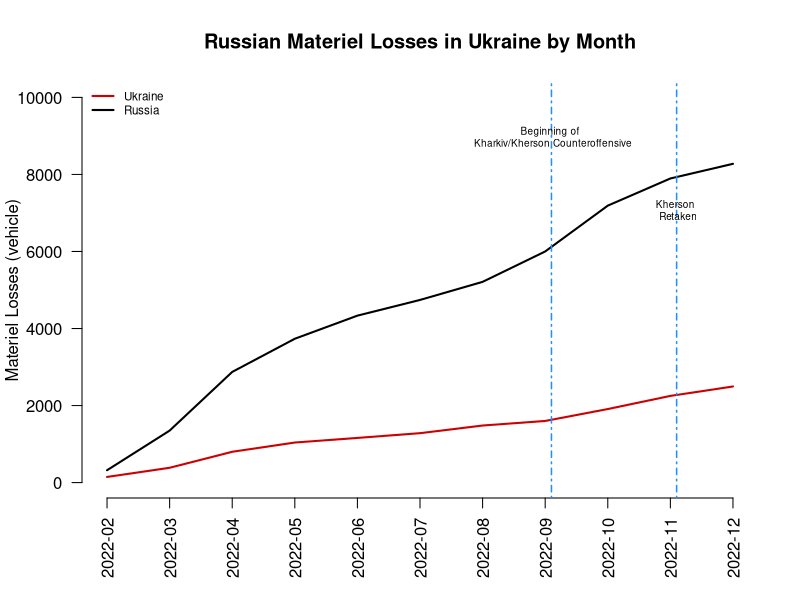
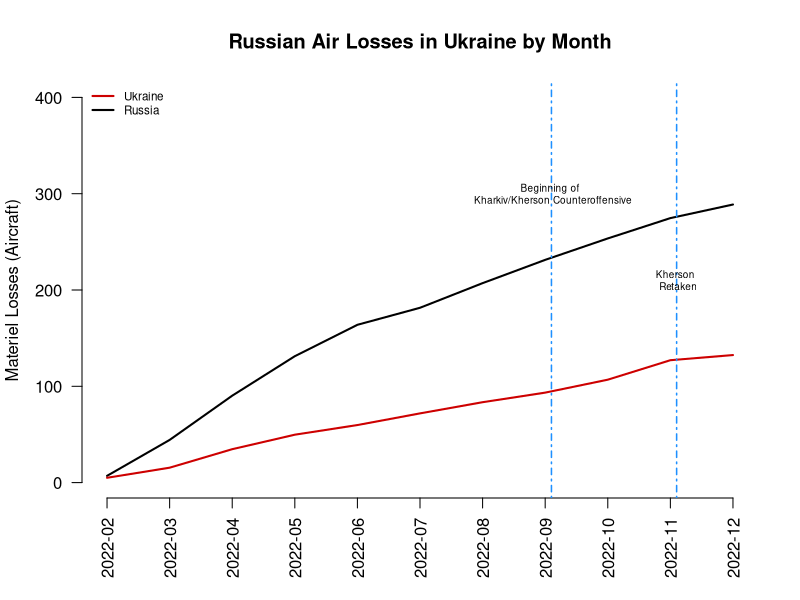

Write R code to recreate these figures, in order.
#########Andrew Beketa####
########12/10/22##########
###### Material Losses ####

setwd(" ")   ##Make sure to set this right so everything works###

##first, lets load our data so we can use it



losses <- read.csv("Losses.csv")


##Subset the data so we can work with months and not the day by day format.

losses$Date <- as.Date(losses$Date)
head(losses$Date)
class(losses$Date)

## Subset data from February to December 2022
sub <- subset(losses, Date >= as.Date("2022-02-28") &
                     Date <= as.Date("2022-12-09"))

## Format date so that we can work with months
sub$monthyear <- format(sub$Date, "%Y-%m")
range(sub$monthyear)

## Average Losses for Russia and Ukraine by month
## These are our y inputs

RUlosses <- tapply(sub$Russia_Total, sub$monthyear, mean,
                            na.rm=T)

UAlosses <- tapply(sub$Ukraine_Total, sub$monthyear, mean,
                   
                            na.rm=T)
RAFlosses <- tapply(sub$Russia_Aircraft, sub$monthyear, mean,
                    na.rm=T)

UAFlosses <-tapply(sub$Ukraine_Aircraft, sub$monthyear, mean,
                   na.rm=T)

## Want to plot them each at their own point on the x-axis, from the first month to the last month. 

1:length(RUlosses)


plot(x=1:length(RUlosses),
     y=RUlosses,
     type="l", 
     main="Russian Materiel Losses in Ukraine by Month",
     ylab="Materiel Losses (vehicle)",
     xlab="",
     ylim = c(0, 10000), # y-axis limits
     las=1, # orientation of axis labels
     lwd=2, # line width
     bty="n",
     xaxt="n") # removes border
axis(1, at = 1:length(RUlosses), 
     labels=names(RUlosses), las=2)

## Add line to the plot 
lines(x=1:length(UAlosses),
      y=UAlosses, col="red3", lwd=2)

legend("topleft",  col=c("red3", "black"), 
       c("Ukraine", "Russia"), 
       cex = .7, # size of legend
       lwd=2,
       bty="n")

abline(v=8.1, lty=10, col="dodgerblue", lwd=1.5)
text(x=8.1, y=8980, labels = "Beginning of \n Kharkiv/Kherson Counteroffensive", cex=.6)

abline(v=10.1, lty=10, col="dodgerblue", lwd=1.5)
text(x=10.1, y=7080, labels = "Kherson \n Retaken", cex=.6)



plot(x=1:length(RAFlosses),
     y=RAFlosses,
     type="l", 
     main="Russian Air Losses in Ukraine by Month",
     ylab="Materiel Losses (Aircraft)",
     xlab="",
     ylim = c(0, 400), # y-axis limits
     las=1, # orientation of axis labels
     lwd=2, # line width
     bty="n",
     xaxt="n") # removes border
axis(1, at = 1:length(RAFlosses), 
     labels=names(RAFlosses), las=2)

lines(x=1:length(UAFlosses),
      y=UAFlosses, col="red3", lwd=2)

abline(v=8.1, lty=10, col="dodgerblue", lwd=1.5)
text(x=8.1, y=300, labels = "Beginning of \n Kharkiv/Kherson Counteroffensive", cex=.6)

abline(v=10.1, lty=10, col="dodgerblue", lwd=1.5)
text(x=10.1, y=210, labels = "Kherson \n Retaken", cex=.6)

legend("topleft",  col=c("red3", "black"), 
       c("Ukraine", "Russia"), 
       cex = .7, # size of legend
       lwd=2,
       bty="n")

